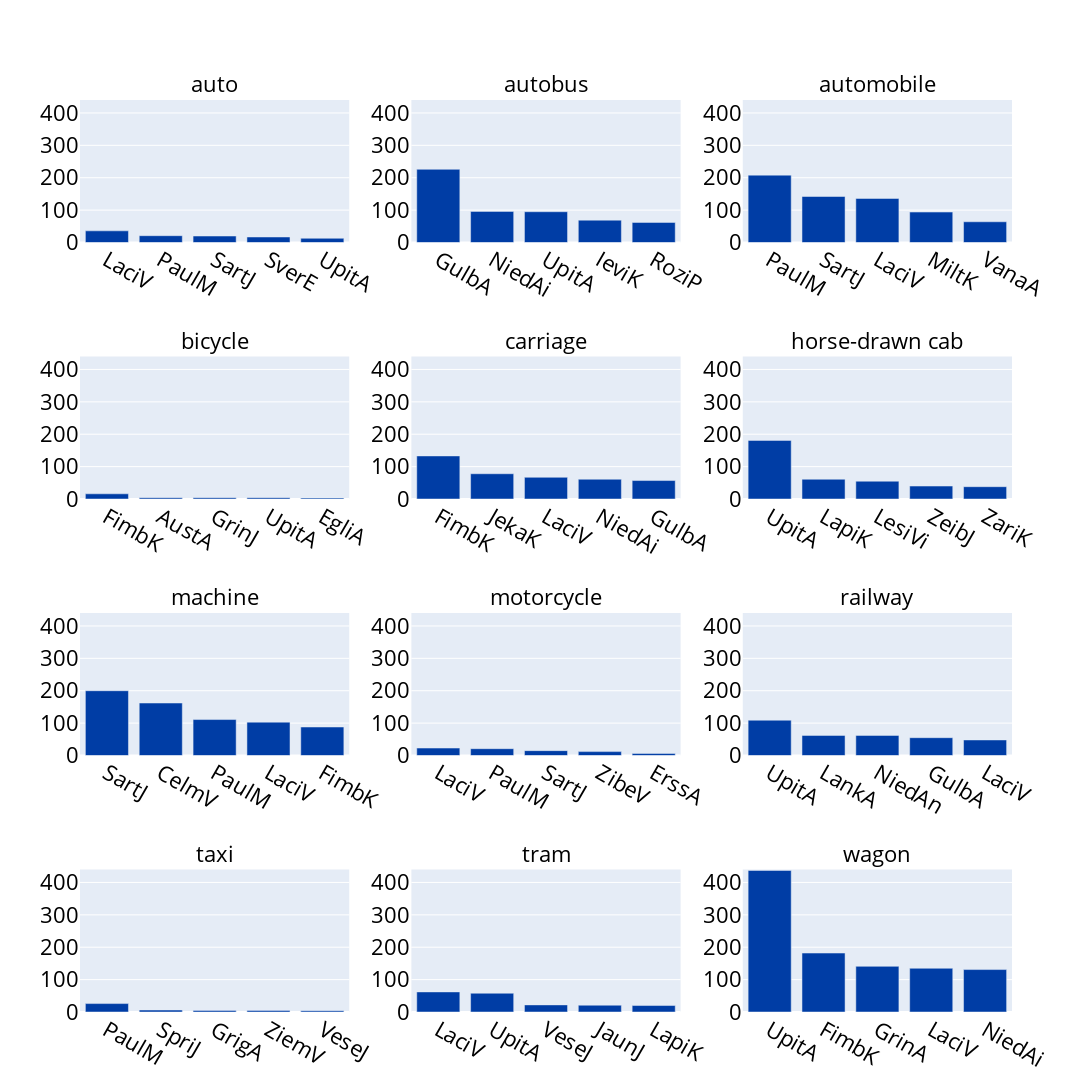

Here is the notebook cell this chart was saved with:
### Markdown cell above
## Visualizing top n authors within subplots

### Code cell
# let's use values from translation dictionary
term_translations = list(original_terms_translations.values())
# terms 1 fig
fig = term_top_authors_subplots(df, term_translations, font_size=22, top_authors_dfs=top_authors_series_dict.values())
height = 1140 # 285 * 4
width = 1480 # 370 * 4
# update height and width

fig.update_layout(height=height)
fig.update_layout(width=width)
SAVE_HTML = False
# save
if SAVE_HTML:
    fig.write_html("../html/terms_1_top_5_authors.html")
fig.show()

### Figure 1 — Plotly figure (JSON) as saved in the notebook; plotly's stock layout.template omitted (floating-point values rounded to 4 significant figures)
{"data": [{"marker": {"color": "rgb(0, 61, 165)"}, "name": "auto", "textfont": {"size": 18}, "type": "bar", "x": ["LaciV", "PaulM", "SartJ", "SverE", "UpitA"], "xaxis": "x", "y": [36, 21, 20, 17, 13], "yaxis": "y"}, {"marker": {"color": "rgb(0, 61, 165)"}, "name": "autobus", "textfont": {"size": 18}, "type": "bar", "x": ["GulbA", "NiedAi", "UpitA", "IeviK", "RoziP"], "xaxis": "x2", "y": [226, 96, 95, 69, 62], "yaxis": "y2"}, {"marker": {"color": "rgb(0, 61, 165)"}, "name": "automobile", "textfont": {"size": 18}, "type": "bar", "x": ["PaulM", "SartJ", "LaciV", "MiltK", "VanaA"], "xaxis": "x3", "y": [208, 142, 136, 94, 64], "yaxis": "y3"}, {"marker": {"color": "rgb(0, 61, 165)"}, "name": "bicycle", "textfont": {"size": 18}, "type": "bar", "x": ["FimbK", "AustA", "GrinJ", "UpitA", "EgliA"], "xaxis": "x4", "y": [16, 4, 4, 4, 3], "yaxis": "y4"}, {"marker": {"color": "rgb(0, 61, 165)"}, "name": "carriage", "textfont": {"size": 18}, "type": "bar", "x": ["FimbK", "JekaK", "LaciV", "NiedAi", "GulbA"], "xaxis": "x5", "y": [133, 78, 67, 61, 57], "yaxis": "y5"}, {"marker": {"color": "rgb(0, 61, 165)"}, "name": "horse-drawn cab", "textfont": {"size": 18}, "type": "bar", "x": ["UpitA", "LapiK", "LesiVi", "ZeibJ", "ZariK"], "xaxis": "x6", "y": [181, 61, 55, 40, 38], "yaxis": "y6"}, {"marker": {"color": "rgb(0, 61, 165)"}, "name": "machine", "textfont": {"size": 18}, "type": "bar", "x": ["SartJ", "CelmV", "PaulM", "LaciV", "FimbK"], "xaxis": "x7", "y": [200, 162, 111, 103, 88], "yaxis": "y7"}, {"marker": {"color": "rgb(0, 61, 165)"}, "name": "motorcycle", "textfont": {"size": 18}, "type": "bar", "x": ["LaciV", "PaulM", "SartJ", "ZibeV", "ErssA"], "xaxis": "x8", "y": [23, 21, 15, 12, 6], "yaxis": "y8"}, {"marker": {"color": "rgb(0, 61, 165)"}, "name": "railway", "textfont": {"size": 18}, "type": "bar", "x": ["UpitA", "LankA", "NiedAn", "GulbA", "LaciV"], "xaxis": "x9", "y": [109, 62, 62, 55, 48], "yaxis": "y9"}, {"marker": {"color": "rgb(0, 61, 165)"}, "name": "taxi", "textfont": {"size": 18}, "type": "bar", "x": ["PaulM", "SpriJ", "GrigA", "ZiemV", "VeseJ"], "xaxis": "x10", "y": [26, 6, 5, 5, 4], "yaxis": "y10"}, {"marker": {"color": "rgb(0, 61, 165)"}, "name": "tram", "textfont": {"size": 18}, "type": "bar", "x": ["LaciV", "UpitA", "VeseJ", "JaunJ", "LapiK"], "xaxis": "x11", "y": [62, 58, 22, 21, 20], "yaxis": "y11"}, {"marker": {"color": "rgb(0, 61, 165)"}, "name": "wagon", "textfont": {"size": 18}, "type": "bar", "x": ["UpitA", "FimbK", "GrinA", "LaciV", "NiedAi"], "xaxis": "x12", "y": [437, 182, 141, 135, 131], "yaxis": "y12"}], "layout": {"annotations": [{"font": {"size": 22}, "showarrow": false, "text": "auto", "x": 0.1444, "xanchor": "center", "xref": "paper", "y": 1, "yanchor": "bottom", "yref": "paper"}, {"font": {"size": 22}, "showarrow": false, "text": "autobus", "x": 0.5, "xanchor": "center", "xref": "paper", "y": 1, "yanchor": "bottom", "yref": "paper"}, {"font": {"size": 22}, "showarrow": false, "text": "automobile", "x": 0.8556, "xanchor": "center", "xref": "paper", "y": 1, "yanchor": "bottom", "yref": "paper"}, {"font": {"size": 22}, "showarrow": false, "text": "bicycle", "x": 0.1444, "xanchor": "center", "xref": "paper", "y": 0.7188, "yanchor": "bottom", "yref": "paper"}, {"font": {"size": 22}, "showarrow": false, "text": "carriage", "x": 0.5, "xanchor": "center", "xref": "paper", "y": 0.7188, "yanchor": "bottom", "yref": "paper"}, {"font": {"size": 22}, "showarrow": false, "text": "horse-drawn cab", "x": 0.8556, "xanchor": "center", "xref": "paper", "y": 0.7188, "yanchor": "bottom", "yref": "paper"}, {"font": {"size": 22}, "showarrow": false, "text": "machine", "x": 0.1444, "xanchor": "center", "xref": "paper", "y": 0.4375, "yanchor": "bottom", "yref": "paper"}, {"font": {"size": 22}, "showarrow": false, "text": "motorcycle", "x": 0.5, "xanchor": "center", "xref": "paper", "y": 0.4375, "yanchor": "bottom", "yref": "paper"}, {"font": {"size": 22}, "showarrow": false, "text": "railway", "x": 0.8556, "xanchor": "center", "xref": "paper", "y": 0.4375, "yanchor": "bottom", "yref": "paper"}, {"font": {"size": 22}, "showarrow": false, "text": "taxi", "x": 0.1444, "xanchor": "center", "xref": "paper", "y": 0.1562, "yanchor": "bottom", "yref": "paper"}, {"font": {"size": 22}, "showarrow": false, "text": "tram", "x": 0.5, "xanchor": "center", "xref": "paper", "y": 0.1562, "yanchor": "bottom", "yref": "paper"}, {"font": {"size": 22}, "showarrow": false, "text": "wagon", "x": 0.8556, "xanchor": "center", "xref": "paper", "y": 0.1562, "yanchor": "bottom", "yref": "paper"}], "font": {"color": "black", "size": 22}, "height": 1140, "showlegend": false, "width": 1480, "xaxis": {"anchor": "y", "domain": [0, 0.2889]}, "xaxis10": {"anchor": "y10", "domain": [0, 0.2889]}, "xaxis11": {"anchor": "y11", "domain": [0.3556, 0.6444]}, "xaxis12": {"anchor": "y12", "domain": [0.7111, 1]}, "xaxis2": {"anchor": "y2", "domain": [0.3556, 0.6444]}, "xaxis3": {"anchor": "y3", "domain": [0.7111, 1]}, "xaxis4": {"anchor": "y4", "domain": [0, 0.2889]}, "xaxis5": {"anchor": "y5", "domain": [0.3556, 0.6444]}, "xaxis6": {"anchor": "y6", "domain": [0.7111, 1]}, "xaxis7": {"anchor": "y7", "domain": [0, 0.2889]}, "xaxis8": {"anchor": "y8", "domain": [0.3556, 0.6444]}, "xaxis9": {"anchor": "y9", "domain": [0.7111, 1]}, "yaxis": {"anchor": "x", "domain": [0.8438, 1], "range": [0, 440]}, "yaxis10": {"anchor": "x10", "domain": [0, 0.1562], "range": [0, 440]}, "yaxis11": {"anchor": "x11", "domain": [0, 0.1562], "range": [0, 440]}, "yaxis12": {"anchor": "x12", "domain": [0, 0.1562], "range": [0, 440]}, "yaxis2": {"anchor": "x2", "domain": [0.8438, 1], "range": [0, 440]}, "yaxis3": {"anchor": "x3", "domain": [0.8438, 1], "range": [0, 440]}, "yaxis4": {"anchor": "x4", "domain": [0.5625, 0.7188], "range": [0, 440]}, "yaxis5": {"anchor": "x5", "domain": [0.5625, 0.7188], "range": [0, 440]}, "yaxis6": {"anchor": "x6", "domain": [0.5625, 0.7188], "range": [0, 440]}, "yaxis7": {"anchor": "x7", "domain": [0.2812, 0.4375], "range": [0, 440]}, "yaxis8": {"anchor": "x8", "domain": [0.2812, 0.4375], "range": [0, 440]}, "yaxis9": {"anchor": "x9", "domain": [0.2812, 0.4375], "range": [0, 440]}}}
